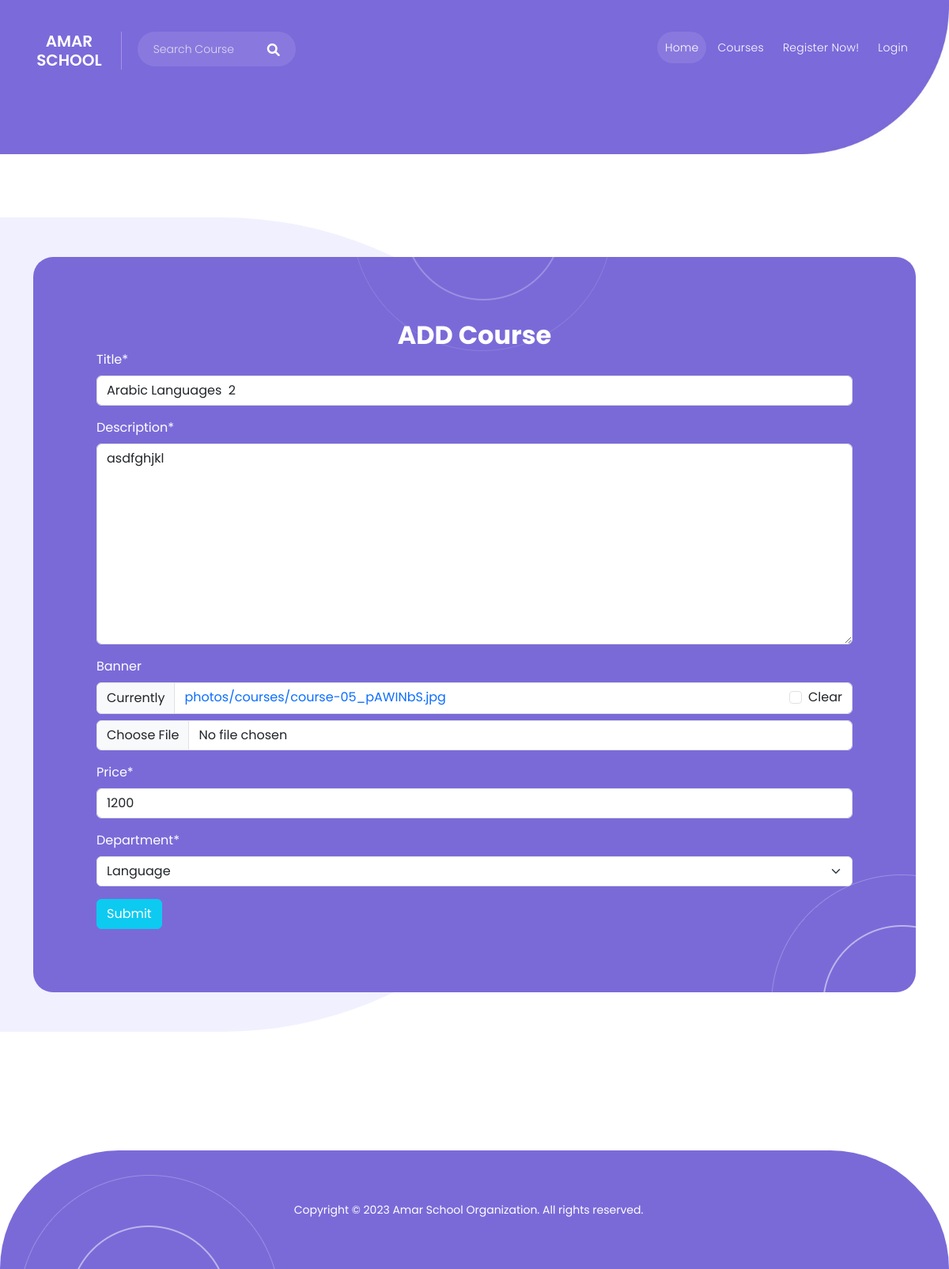
Page /update_course/6/ on the committed database.
### courses/models.py (models this page shows)
class Course(models.Model):
    course_title = models.CharField(max_length=100, unique=True)
    course_description = models.TextField(max_length=400)
    course_teacher = models.ForeignKey(User, on_delete=models.CASCADE, null=True)
    course_banner = models.ImageField(upload_to='photos/courses', blank=True)
    course_price = models.IntegerField()
    course_department = models.ForeignKey(Department, on_delete=models.CASCADE)
    created_date = models.DateTimeField(auto_now_add=True)

### courses/views.py (the view)
# urls.py: path('update_course/<int:pk>/', views.CourseUpdateFormView.as_view(), name='update_course'),
class CourseUpdateFormView(UpdateView):
    model = Course
    template_name = 'courses/add_courses.html'
    form_class = CourseForm
    success_url = reverse_lazy('dashboard')

### courses/forms.py
class CourseForm(ModelForm):
    class Meta:
        model = Course
        fields = ['course_title', 'course_description','course_banner', 'course_price', 'course_department']
        labels = {
            'course_title' : 'Title',
            'course_description' : 'Description',
            'course_price': 'Price',
            'course_department' : 'Department',
            'course_banner': 'Banner',
        }

### courses/models.py (called while the page is built)
    def __str__(self):
        return self.department_name

### courses/templates/courses/add_courses.html (shortened to what this page needs)
{% extends "base.html" %}
{% load crispy_forms_tags %}
{% block body %}
<div style="padding-bottom: 25px;" class="main-banner">
</div>
<div class="contact-us section" id="contact">
    <div class="container">
          <div class="contact-us-content text-white">
            <form method="post" enctype="multipart/form-data">
                <h2 class='text-white text-center'>ADD Course</h2>
                {{form |crispy}}
                <button class="btn btn-info text-white" type="submit">Submit</button>
            </form>
        </div>
      </div>
    </div>
{% endblock %}

### static/assets/css/templatemo-scholar.css (style rules this page uses)
html, body, div, span, applet, object, iframe, h1, h2, h3, h4, h5, h6, p, blockquote, div pre, a, abbr, acronym, address, big, cite, code, del, dfn, em, font, img, ins, kbd, q, s, samp, small, strike, strong, sub, sup, tt, var, b, u, i, center, dl, dt, dd, ol, ul, li, figure, header, nav, section, article, aside, footer, figcaption { margin: 0; padding: 0; border: 0; outline: 0; }
* { box-sizing: border-box; }
html, body { font-family: 'Poppins', sans-serif; -ms-text-size-adjust: 100%; -webkit-font-smoothing: antialiased; -moz-osx-font-smoothing: grayscale; }
a { text-decoration: none !important; }
h1, h2, h3, h4, h5, h6 { color: #1e1e1e; margin-top: 0px; margin-bottom: 0px; font-weight: 700; }
html, body { font-family: 'Poppins', sans-serif; }
.section { padding-top: 30px; margin-top: 120px; }
.main-banner { background-image: url(../images/banner-bg.jpg); background-position: right bottom; background-repeat: no-repeat; background-size: cover; padding: 170px 0px 120px 0px; }
.contact-us { margin-top: 80px; position: relative; padding: 50px 0px; }
.contact-us:before { position: absolute; top: 0; bottom: 0; left: 0; z-index: -1; width: 65%; height: 100%; background-color: #f1f0fe; content: ''; border-top-right-radius: 500px; border-bottom-right-radius: 500px; }
.contact-us .contact-us-content { border-radius: 25px; padding: 80px; background-color: #7a6ad8; position: relative; z-index: 1; }
.contact-us .contact-us-content::before { background: url(../images/contact-dec-01.png); position: absolute; left: 50%; transform: translateX(-149px); opacity: 0.5; top: 0; width: 318px; height: 119px; content: ''; z-index: 2; }
.contact-us .contact-us-content::after { background: url(../images/contact-dec-02.png); position: absolute; right: 0; bottom: 0; width: 183px; height: 149px; content: ''; z-index: 2; }
body { overflow-x: hidden; }

### rows in the picture
Course: course_title "Arabic Languages 2", course_description "asdfghjkl", course_price "1200", course_department "Language"
